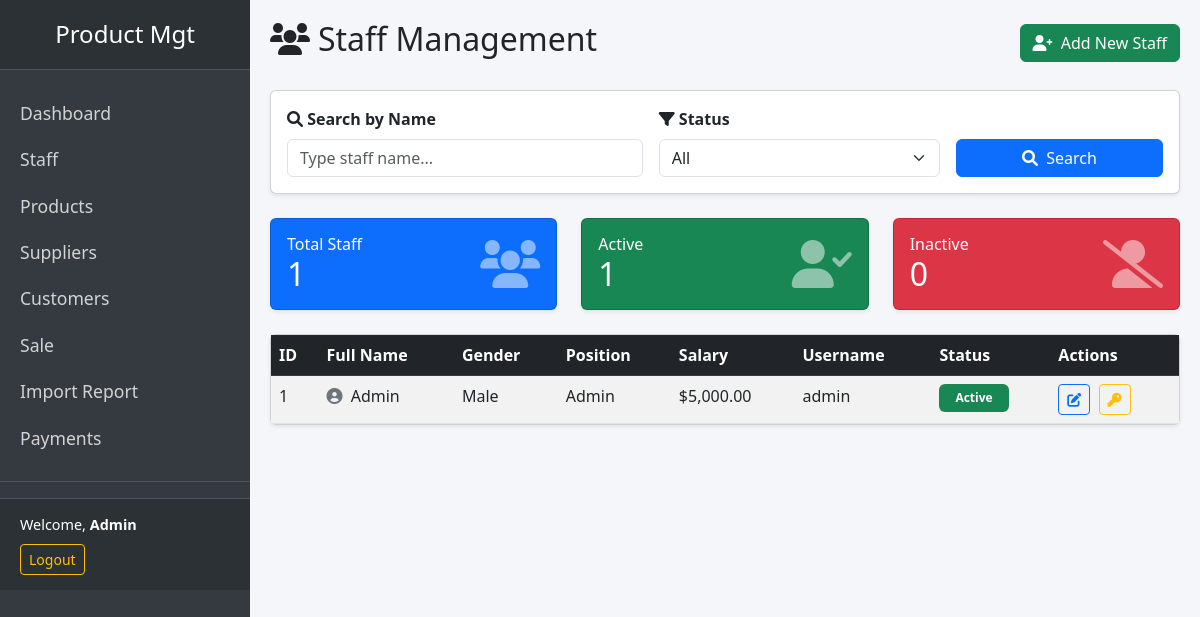
/staff (signed in), run on the app's committed database.
### tables this page shows
CREATE TABLE tbStaffs (
    stID INT AUTO_INCREMENT PRIMARY KEY,
    FullName VARCHAR(100) NOT NULL,
    Gen ENUM('Male','Female','Other'),
    Dob DATE,
    Position VARCHAR(50),
    Salary DECIMAL(10,2),
    Stopwork BOOLEAN DEFAULT 0,
    Username VARCHAR(50) UNIQUE,
    PasswordHash VARCHAR(255),
    CreatedAt DATETIME DEFAULT CURRENT_TIMESTAMP
);

### app/controllers/Controller.php (called while the page is built, shortened)
<?php
class Controller {
    protected function view($view, $data = []) {
        include __DIR__ . "/../views/layout.php";
    }
}

### app/controllers/StaffController.php (called while the page is built, shortened)
<?php
require_once 'Controller.php';
require_once '../app/models/Staff.php';
class StaffController extends Controller {
    private $staffModel;
    public function __construct() {
        $this->staffModel = new Staff();
    }
    public function index() {
    $search = $_GET['search'] ?? '';
    $status = $_GET['status'] ?? 'all';
    if (!empty($search)) {
        $staffs = $this->staffModel->searchByName($search, $status);
    } else {
        $staffs = $this->staffModel->getAll($status);
    }
    $this->view('staff/index', ['staffs' => $staffs, 'search' => $search, 'status' => $status]);
}
}

### public/index.php (called while the page is built, shortened)
<?php
require_once __DIR__ . '/../app/routes/web.php';

### app/models/Model.php (called while the page is built, shortened)
<?php
class Model {
    public function __construct() {
        global $pdo;
        $this->pdo = $pdo;
    }
}

### app/models/Staff.php (called while the page is built, shortened)
<?php
require_once 'Model.php';
class Staff extends Model
{
    public function getAll($status = 'all')
    {
        $sql = "SELECT * FROM tbStaffs";
        $sql .= " ORDER BY FullName";
        $stmt = $this->pdo->query($sql);
        return $stmt->fetchAll(PDO::FETCH_ASSOC);
    }
}

### app/views/staff/index.php (the view, shortened to what this page needs)
<div class="container-fluid px-0">
    <div class="d-flex justify-content-between align-items-center mb-4">
        <h2><i class="fas fa-users me-2"></i>Staff Management</h2>
        <a href="<?= BASE_URL ?>staff/add" class="btn btn-success">
            <i class="fas fa-user-plus me-1"></i> Add New Staff
        </a>
    </div>
    <div class="card shadow-sm mb-4">
        <div class="card-body">
            <form method="GET" action="<?= BASE_URL ?>staff" class="row g-3 align-items-end">
                <div class="col-md-5">
                    <label class="form-label fw-semibold"><i class="fas fa-search"></i> Search by Name</label>
                    <input type="text" name="search" class="form-control" placeholder="Type staff name..." value="<?= htmlspecialchars($search) ?>">
                </div>
                <div class="col-md-4">
                    <label class="form-label fw-semibold"><i class="fas fa-filter"></i> Status</label>
                    <select name="status" class="form-select">
                        <option value="all" <?= $status == 'all' ? 'selected' : '' ?>>All</option>
                    </select>
                </div>
                <div class="col-md-3">
                    <button type="submit" class="btn btn-primary w-100">
                        <i class="fas fa-search me-1"></i> Search
                    </button>
                </div>
            </form>
        </div>
    </div>
    <div class="row mb-4">
        <div class="col-md-4">
            <div class="card text-white bg-primary shadow-sm">
                <div class="card-body d-flex justify-content-between align-items-center">
                    <div>
                        <h6 class="card-title mb-0">Total Staff</h6>
                        <h2 class="mb-0"><?= count($staffs) ?></h2>
                    </div>
                    <i class="fas fa-users fa-3x opacity-50"></i>
                </div>
            </div>
        </div>
        <div class="col-md-4">
            <div class="card text-white bg-success shadow-sm">
                <div class="card-body d-flex justify-content-between align-items-center">
                    <div>
                        <h6 class="card-title mb-0">Active</h6>
                        <h2 class="mb-0"><?= count(array_filter($staffs, fn($s) => !$s['Stopwork'])) ?></h2>
                    </div>
                    <i class="fas fa-user-check fa-3x opacity-50"></i>
                </div>
            </div>
        </div>
        <div class="col-md-4">
            <div class="card text-white bg-danger shadow-sm">
                <div class="card-body d-flex justify-content-between align-items-center">
                    <div>
                        <h6 class="card-title mb-0">Inactive</h6>
                        <h2 class="mb-0"><?= count(array_filter($staffs, fn($s) => $s['Stopwork'])) ?></h2>
                    </div>
                    <i class="fas fa-user-slash fa-3x opacity-50"></i>
                </div>
            </div>
        </div>
    </div>
    <div class="card shadow-sm">
        <div class="card-body p-0">
            <div class="table-responsive">
                <table class="table table-hover table-striped mb-0">
                    <thead class="table-dark">
                        <tr>
                            <th>ID</th><th>Full Name</th><th>Gender</th><th>Position</th><th>Salary</th>
                            <th>Username</th><th>Status</th><th>Actions</th>
                        </tr>
                    </thead>
                    <tbody>
                        <?php if (empty($staffs)): ?>
                            <tr><td colspan="8" class="text-center text-muted py-4">No staff found. Create one?</td></tr>
                        <?php else: ?>
                            <?php foreach ($staffs as $s): ?>
                            <tr>
                                <td><?= $s['stID'] ?></td>
                                <td>
                                    <i class="fas fa-user-circle me-1 text-secondary"></i>
                                    <?= htmlspecialchars($s['FullName']) ?>
                                </td>
                                <td><?= $s['Gen'] ?></td>
                                <td><?= htmlspecialchars($s['Position'] ?: '-') ?></td>
                                <td>$<?= number_format($s['Salary'], 2) ?></td>
                                <td><?= htmlspecialchars($s['Username']) ?></td>
                                <td>
                                    <?php if ($s['Stopwork']): ?>
                                        <span class="badge bg-danger px-3 py-2">Inactive</span>
                                    <?php else: ?>
                                        <span class="badge bg-success px-3 py-2">Active</span>
                                    <?php endif; ?>
                                </td>
                                <td class="text-nowrap">
                                    <a href="<?= BASE_URL ?>staff/edit/<?= $s['stID'] ?>" class="btn btn-sm btn-outline-primary me-1" title="Edit">
                                        <i class="fas fa-edit"></i>
                                    </a>
                                    <a href="<?= BASE_URL ?>staff/changePassword/<?= $s['stID'] ?>" class="btn btn-sm btn-outline-warning me-1" title="Change Password">
                                        <i class="fas fa-key"></i>
                                    </a>
                                 </td>
                            </tr>
                            <?php endforeach; ?>
                        <?php endif; ?>
                    </tbody>
                </table>
            </div>
        </div>
    </div>
</div>
<link rel="stylesheet" href="https://cdnjs.cloudflare.com/ajax/libs/font-awesome/6.0.0-beta3/css/all.min.css">

### app/views/layout.php (style rules this page uses)
body { background: #f4f6f9; }

### data on the page
tbstaffs: Stopwork "1", Stopwork "0", stID "1", FullName "Admin", Gen "Male", Position "Admin", Salary "5,000.00", Username "admin", shows "Active"

### other printed values
$_SESSION['user_name'] "Admin"
count($staffs) "1"
